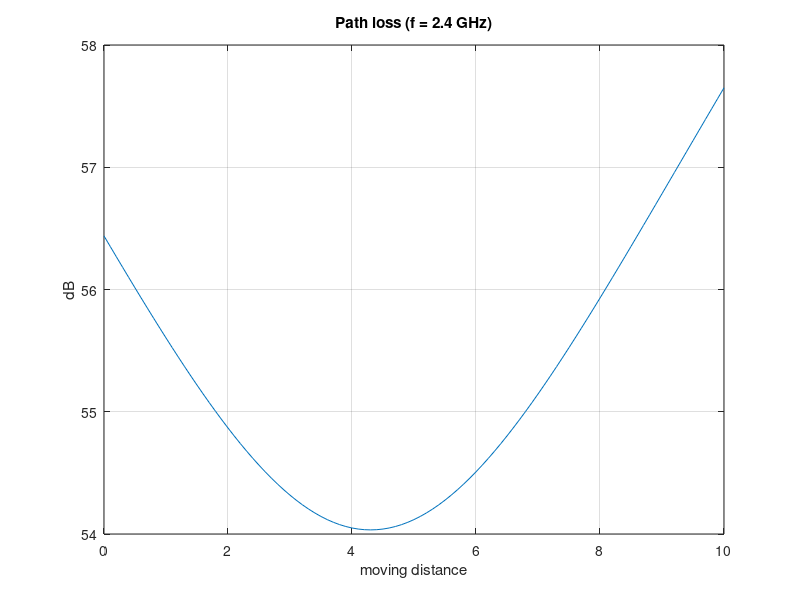
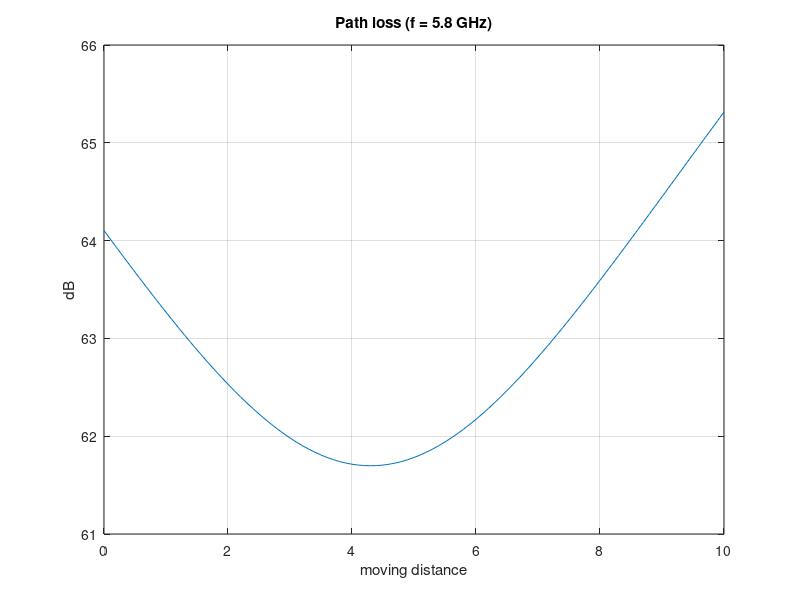
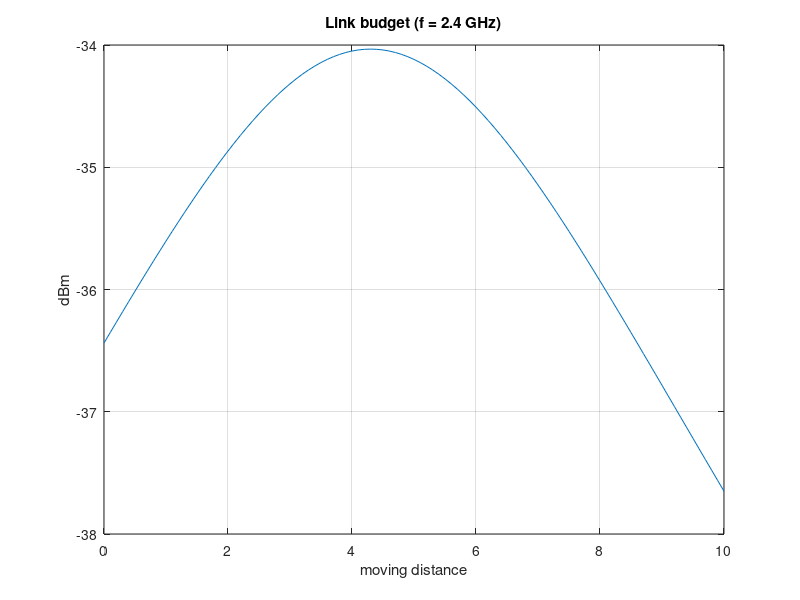
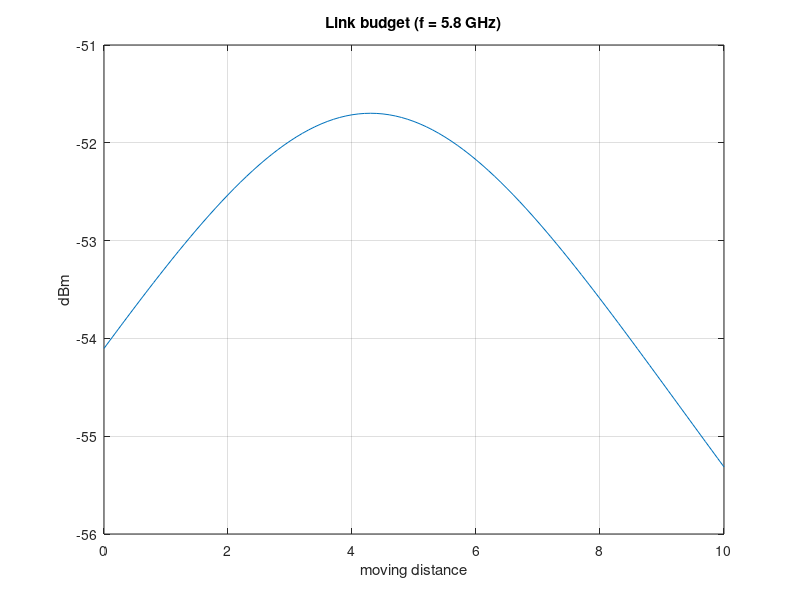

Write the MATLAB code that produced these figures, in order.
f1 = 2400;
f2 = 5800;
x = [0:0.1:10];
d = sqrt(x.^2-8.6.*x+43.49);
PL1 = 20.*log10(d)+20.*log10(f1)-27.55;
PL2 = 20.*log10(d)+20.*log10(f2)-27.55;
LB1 = 10+10-PL1;
LB2 = 10+0-PL2;

figure;
plot(x,PL1)
grid on;
title('Path loss (f = 2.4 GHz)')
xlabel('moving distance')
ylabel('dB')

figure;
plot(x,PL2)
grid on;
title('Path loss (f = 5.8 GHz)')
xlabel('moving distance')
ylabel('dB')

figure;
plot(x,LB1)
grid on;
title('Link budget (f = 2.4 GHz)')
xlabel('moving distance')
ylabel('dBm')

figure;
plot(x,LB2)
grid on;
title('Link budget (f = 5.8 GHz)')
xlabel('moving distance')
ylabel('dBm')